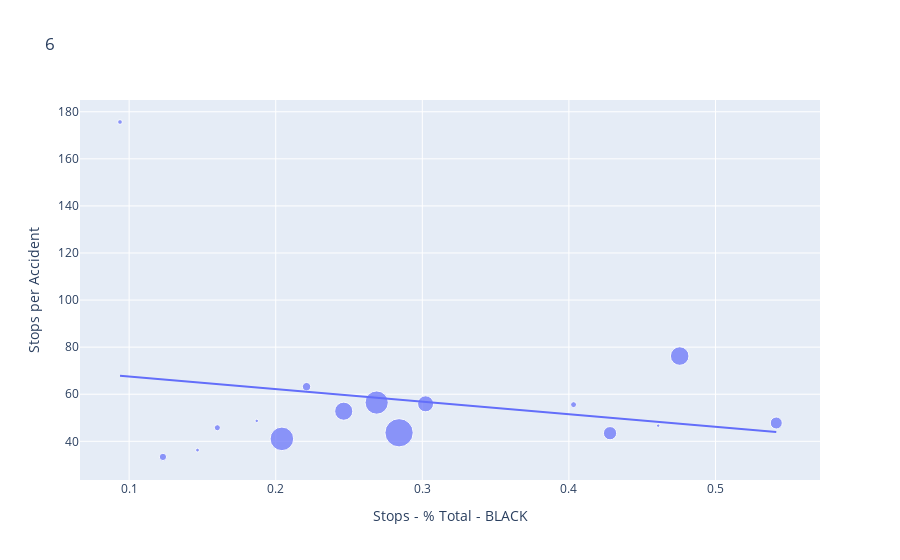
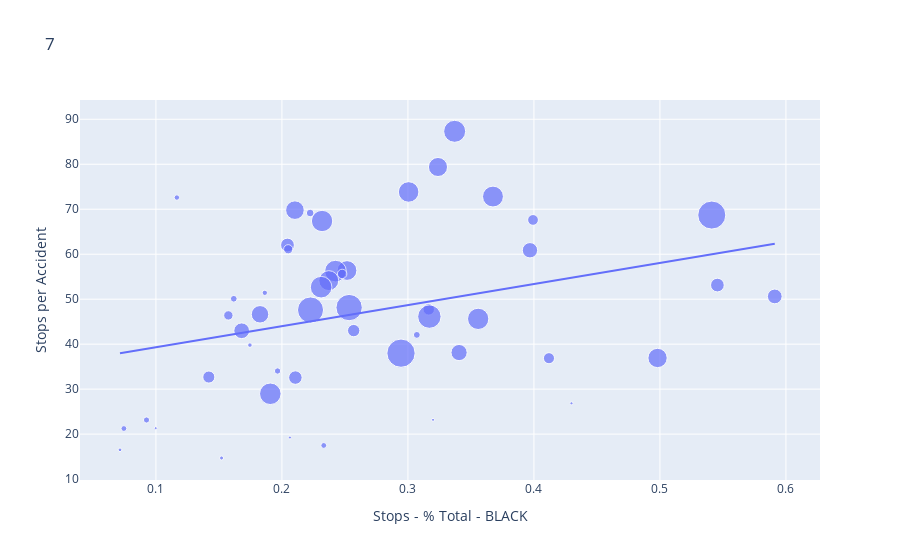
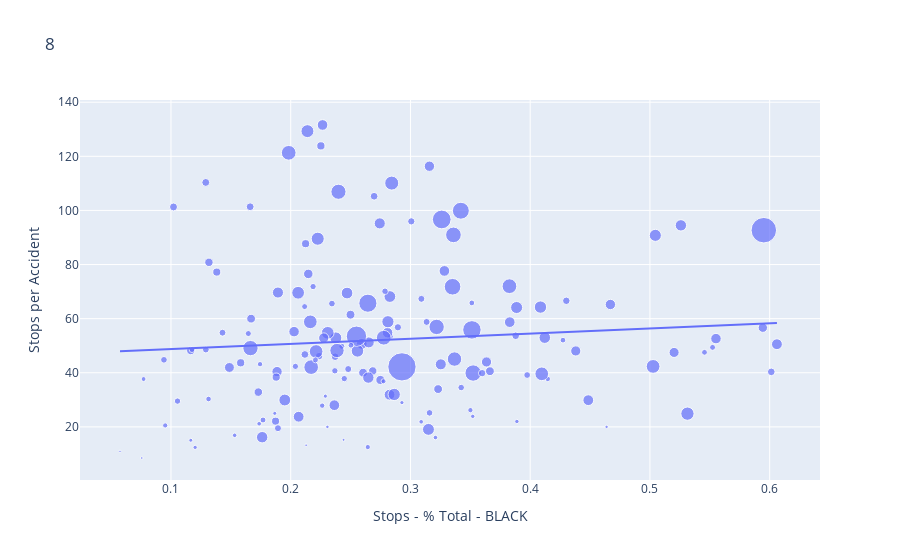
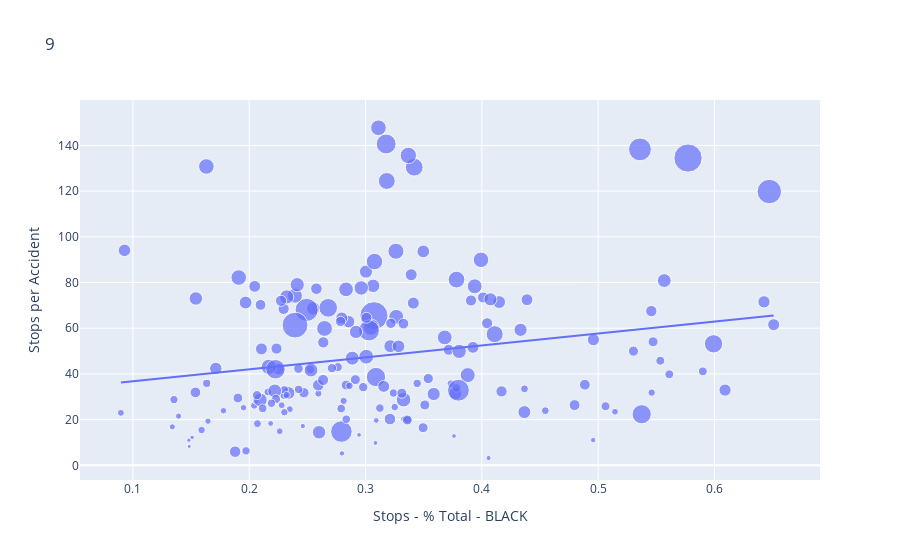

Notebook code cell kept with these figures, in order:
### Markdown cell above
## Black + Hispanic stops as % total vs stops/accident

Higher stops/accident ==> area is "over-enforced", i.e., there are more stops than usual for each accident.

These plots show that as Black+Hispanic drivers are higher shares of stops in an area (a proxy for population or driver population), Stops/Accident decreases.

Looks like Black+Hispanic areas are under-enforced?

### Code cell
for res in RESOLUTIONS:
   query_str = 'Stops > 100 and Accident > 25'
   
   regress_stops_per_acc_black_hisp_stops(resolution=res, query_str=query_str)
   
   px.scatter(data_frame=grouped_dataframes2[res].query(query_str),
               x='Stops - % Total - BLACK',
               y='Stops per Accident',
               size='Stops',
            #    color='Stops - % Total - WHITE',
               trendline='ols',
               title=res).show()

### Figure 1 — Plotly figure (JSON) as saved in the notebook; plotly's stock layout.template omitted (floating-point values rounded to 4 significant figures)
{"data": [{"hovertemplate": "Stops - % Total - BLACK=%{x}<br>Stops per Accident=%{y}<br>Stops=%{marker.size}<extra></extra>", "legendgroup": "", "marker": {"color": "#636efa", "size": [9502, 47355, 3172, 39125, 3261, 9839, 88729, 216388, 92986, 150029, 5972, 69395, 3880, 145815, 14481, 18898], "sizemode": "area", "sizeref": 541.0, "symbol": "circle"}, "mode": "markers", "name": "", "orientation": "v", "showlegend": false, "type": "scatter", "x": [0.4032, 0.4281, 0.4609, 0.5415, 0.1871, 0.1602, 0.2464, 0.2841, 0.4756, 0.2042, 0.09377, 0.3022, 0.1466, 0.2689, 0.1231, 0.221], "xaxis": "x", "y": [55.57, 43.44, 46.65, 47.77, 48.67, 45.76, 52.78, 43.62, 76.22, 41.04, 175.6, 55.92, 36.26, 56.45, 33.37, 63.2], "yaxis": "y"}, {"hovertemplate": "<b>OLS trendline</b><br>Stops per Accident = -53.411 * Stops - % Total - BLACK + 72.8263<br>R<sup>2</sup>=0.049681<br><br>Stops - % Total - BLACK=%{x}<br>Stops per Accident=%{y} <b>(trend)</b><extra></extra>", "legendgroup": "", "marker": {"color": "#636efa", "symbol": "circle"}, "mode": "lines", "name": "", "showlegend": false, "type": "scatter", "x": [0.09377, 0.1231, 0.1466, 0.1602, 0.1871, 0.2042, 0.221, 0.2464, 0.2689, 0.2841, 0.3022, 0.4032, 0.4281, 0.4609, 0.4756, 0.5415], "xaxis": "x", "y": [67.82, 66.25, 64.99, 64.27, 62.84, 61.92, 61.02, 59.67, 58.47, 57.65, 56.68, 51.29, 49.96, 48.21, 47.42, 43.91], "yaxis": "y"}], "layout": {"legend": {"itemsizing": "constant", "tracegroupgap": 0}, "title": {"text": "6"}, "xaxis": {"anchor": "y", "domain": [0, 1], "title": {"text": "Stops - % Total - BLACK"}}, "yaxis": {"anchor": "x", "domain": [0, 1], "title": {"text": "Stops per Accident"}}}}

### Figure 2 — Plotly figure (JSON) as saved in the notebook; plotly's stock layout.template omitted (floating-point values rounded to 4 significant figures)
{"data": [{"hovertemplate": "Stops - % Total - BLACK=%{x}<br>Stops per Accident=%{y}<br>Stops=%{marker.size}<extra></extra>", "legendgroup": "", "marker": {"color": "#636efa", "size": [8588, 4357, 27588, 672, 3491, 17412, 698, 16044, 9147, 13816, 2108, 693, 6495, 3356, 11313, 33692, 661, 2961, 9690, 28808, 59087, 33579, 2517, 19448, 51264, 34592, 14021, 32186, 58124, 34269, 1190, 13451, 50169, 22620, 2178, 25475, 40451, 31161, 1512, 29392, 2777, 35803, 34606, 18268, 1007, 26913, 10853, 2507, 6618, 6293], "sizemode": "area", "sizeref": 147.7, "symbol": "circle"}, "mode": "markers", "name": "", "orientation": "v", "showlegend": false, "type": "scatter", "x": [0.3993, 0.2224, 0.4981, 0.3199, 0.3071, 0.3969, 0.4298, 0.5911, 0.4119, 0.5456, 0.1864, 0.2063, 0.1575, 0.1618, 0.257, 0.2319, 0.09985, 0.1966, 0.3165, 0.2517, 0.2945, 0.3558, 0.2332, 0.3406, 0.2533, 0.2425, 0.2044, 0.3675, 0.5412, 0.1908, 0.1521, 0.2107, 0.2227, 0.1826, 0.1166, 0.2103, 0.317, 0.3006, 0.1746, 0.2372, 0.09255, 0.3371, 0.2311, 0.1681, 0.0715, 0.3239, 0.142, 0.07459, 0.2478, 0.205], "xaxis": "x", "y": [67.62, 69.16, 36.93, 23.17, 42.06, 60.88, 26.85, 50.61, 36.88, 53.14, 51.41, 19.25, 46.39, 50.09, 43.02, 67.38, 21.32, 34.03, 47.73, 56.38, 38.0, 45.62, 17.48, 38.13, 48.14, 56.25, 62.04, 72.82, 68.7, 28.97, 14.69, 32.57, 47.6, 46.64, 72.6, 69.79, 46.12, 73.84, 39.79, 54.13, 23.14, 87.32, 52.67, 42.98, 16.51, 79.39, 32.69, 21.25, 55.61, 61.1], "yaxis": "y"}, {"hovertemplate": "<b>OLS trendline</b><br>Stops per Accident = 46.8758 * Stops - % Total - BLACK + 34.6154<br>R<sup>2</sup>=0.098508<br><br>Stops - % Total - BLACK=%{x}<br>Stops per Accident=%{y} <b>(trend)</b><extra></extra>", "legendgroup": "", "marker": {"color": "#636efa", "symbol": "circle"}, "mode": "lines", "name": "", "showlegend": false, "type": "scatter", "x": [0.0715, 0.07459, 0.09255, 0.09985, 0.1166, 0.142, 0.1521, 0.1575, 0.1618, 0.1681, 0.1746, 0.1826, 0.1864, 0.1908, 0.1966, 0.2044, 0.205, 0.2063, 0.2103, 0.2107, 0.2224, 0.2227, 0.2311, 0.2319, 0.2332, 0.2372, 0.2425, 0.2478, 0.2517, 0.2533, 0.257, 0.2945, 0.3006, 0.3071, 0.3165, 0.317, 0.3199, 0.3239, 0.3371, 0.3406, 0.3558, 0.3675, 0.3969, 0.3993, 0.4119, 0.4298, 0.4981, 0.5412, 0.5456, 0.5911], "xaxis": "x", "y": [37.97, 38.11, 38.95, 39.3, 40.08, 41.27, 41.75, 42.0, 42.2, 42.49, 42.8, 43.18, 43.35, 43.56, 43.83, 44.2, 44.22, 44.29, 44.47, 44.49, 45.04, 45.05, 45.45, 45.48, 45.55, 45.73, 45.98, 46.23, 46.41, 46.49, 46.66, 48.42, 48.7, 49.01, 49.45, 49.48, 49.61, 49.8, 50.42, 50.58, 51.29, 51.84, 53.22, 53.33, 53.93, 54.76, 57.96, 59.98, 60.19, 62.32], "yaxis": "y"}], "layout": {"legend": {"itemsizing": "constant", "tracegroupgap": 0}, "title": {"text": "7"}, "xaxis": {"anchor": "y", "domain": [0, 1], "title": {"text": "Stops - % Total - BLACK"}}, "yaxis": {"anchor": "x", "domain": [0, 1], "title": {"text": "Stops per Accident"}}}}

### Figure 3 — Plotly figure (JSON) as saved in the notebook; plotly's stock layout.template omitted (floating-point values rounded to 4 significant figures; data arrays with more than 128 entries replaced by an {"elided": "..."} marker saying what was removed)
{"data": [{"hovertemplate": "Stops - % Total - BLACK=%{x}<br>Stops per Accident=%{y}<br>Stops=%{marker.size}<extra></extra>", "legendgroup": "", "marker": {"color": "#636efa", "size": {"elided": "154 int values"}, "sizemode": "area", "sizeref": 102.0, "symbol": "circle"}, "mode": "markers", "name": "", "orientation": "v", "showlegend": false, "type": "scatter", "x": {"elided": "154 float values"}, "xaxis": "x", "y": {"elided": "154 float values"}, "yaxis": "y"}, {"hovertemplate": "<b>OLS trendline</b><br>Stops per Accident = 18.8966 * Stops - % Total - BLACK + 46.9125<br>R<sup>2</sup>=0.007076<br><br>Stops - % Total - BLACK=%{x}<br>Stops per Accident=%{y} <b>(trend)</b><extra></extra>", "legendgroup": "", "marker": {"color": "#636efa", "symbol": "circle"}, "mode": "lines", "name": "", "showlegend": false, "type": "scatter", "x": {"elided": "154 float values"}, "xaxis": "x", "y": {"elided": "154 float values"}, "yaxis": "y"}], "layout": {"legend": {"itemsizing": "constant", "tracegroupgap": 0}, "title": {"text": "8"}, "xaxis": {"anchor": "y", "domain": [0, 1], "title": {"text": "Stops - % Total - BLACK"}}, "yaxis": {"anchor": "x", "domain": [0, 1], "title": {"text": "Stops per Accident"}}}}

### Figure 4 — Plotly figure (JSON) as saved in the notebook; plotly's stock layout.template omitted (floating-point values rounded to 4 significant figures; data arrays with more than 128 entries replaced by an {"elided": "..."} marker saying what was removed)
{"data": [{"hovertemplate": "Stops - % Total - BLACK=%{x}<br>Stops per Accident=%{y}<br>Stops=%{marker.size}<extra></extra>", "legendgroup": "", "marker": {"color": "#636efa", "size": {"elided": "177 int values"}, "sizemode": "area", "sizeref": 31.27, "symbol": "circle"}, "mode": "markers", "name": "", "orientation": "v", "showlegend": false, "type": "scatter", "x": {"elided": "177 float values"}, "xaxis": "x", "y": {"elided": "177 float values"}, "yaxis": "y"}, {"hovertemplate": "<b>OLS trendline</b><br>Stops per Accident = 52.2763 * Stops - % Total - BLACK + 31.5331<br>R<sup>2</sup>=0.043302<br><br>Stops - % Total - BLACK=%{x}<br>Stops per Accident=%{y} <b>(trend)</b><extra></extra>", "legendgroup": "", "marker": {"color": "#636efa", "symbol": "circle"}, "mode": "lines", "name": "", "showlegend": false, "type": "scatter", "x": {"elided": "177 float values"}, "xaxis": "x", "y": {"elided": "177 float values"}, "yaxis": "y"}], "layout": {"legend": {"itemsizing": "constant", "tracegroupgap": 0}, "title": {"text": "9"}, "xaxis": {"anchor": "y", "domain": [0, 1], "title": {"text": "Stops - % Total - BLACK"}}, "yaxis": {"anchor": "x", "domain": [0, 1], "title": {"text": "Stops per Accident"}}}}
